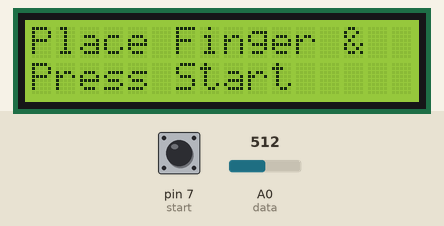
Simulated run of this sketch. Board: Arduino Uno, built with avr-gcc and run on an emulated ATmega328P. Parts: 16×2 character LCD. The test bench sets the inputs (shaded band); at power-on: pin 7 (start) HIGH, A0 (data) = 512. Random numbers use the default seed unless the sketch sets one.

Above: at 1.2 s.
1.3 s: pin 7 (start) pulled LOW for 0.15 s
At 1.55 s:
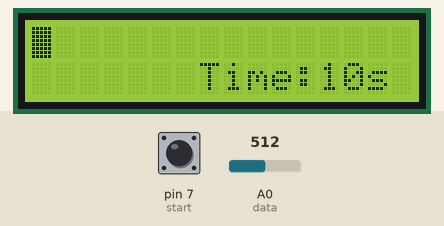
At 2.9 s:
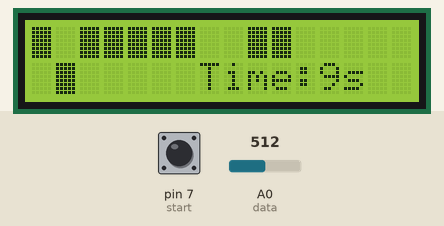
3.3 s: A0 (data) set to 104
6.0 s: A0 (data) set to 93
7.5 s: A0 (data) set to 110
At 9.1 s:
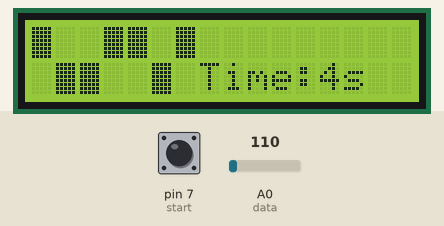
10.5 s: A0 (data) set to 90
12.0 s: A0 (data) set to 122
At 14.7 s:
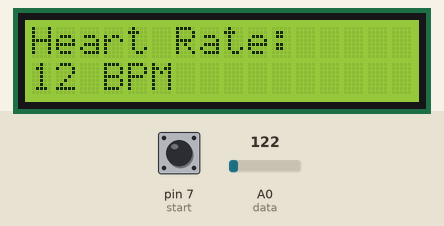

The sketch:

code.ino
```cpp
#include <LiquidCrystal.h>

// LCD connections: RS, E, D4, D5, D6, D7
LiquidCrystal lcd(6, 5, 3, 2, 1, 0);

// Pin definitions
int data = A0;
int start = 7;
int count = 0;
unsigned long startTime = 0;
bool pulseDetected = false;

void setup() {
  lcd.begin(16, 2);
  pinMode(data, INPUT);
  pinMode(start, INPUT_PULLUP);
  randomSeed(analogRead(A1));  // For waveform randomness
}

void displayHeartRateCategory(int bpm) {
  lcd.clear();
  lcd.setCursor(0, 0);
  lcd.print("Result:");

  lcd.setCursor(0, 1);
  if (bpm < 60) {
    lcd.print("Low HR");
  } else if (bpm >= 60 && bpm <= 100) {
    lcd.print("Good HR");
  } else {
    lcd.print("High HR");
  }

  delay(3000);
}

void drawWaveform(int pos, bool isPulse) {
  if (isPulse) {
    // Show spike: block on both rows
    lcd.setCursor(pos, 0);
    lcd.write(byte(255));
    lcd.setCursor(pos, 1);
    lcd.write(byte(255));
  } else {
    // Normal small wave: random row
    int row = random(0, 2);  // 0 or 1
    lcd.setCursor(pos, row);
    lcd.write(byte(255));
  }
}

void loop() {
  count = 0;

  // ----------- Start Screen -----------
  lcd.clear();
  lcd.setCursor(0, 0);
  lcd.print("Place Finger &");
  lcd.setCursor(0, 1);
  lcd.print("Press Start");

  // Wait for button press
  while (digitalRead(start) > 0);
  delay(200);  // Debounce

  lcd.clear();
  startTime = millis();
  int animationPos = 0;

  // ----------- Measurement Phase -----------
  for (int secondsLeft = 10; secondsLeft > 0; secondsLeft--) {
    unsigned long secondStart = millis();

    while (millis() - secondStart < 1000) {
      pulseDetected = false;

      // Pulse detection
      if (analogRead(data) < 100) {
        count++;
        pulseDetected = true;
        delay(150);  // Simple debounce
        while (analogRead(data) < 100);
      }

      // Waveform animation
      drawWaveform(animationPos, pulseDetected);
      animationPos++;
      if (animationPos >= 16) {
        animationPos = 0;
        lcd.clear();
      }

      // Countdown Display (always bottom right)
      lcd.setCursor(7, 1);
      lcd.print("Time:");
      lcd.print(secondsLeft);
      lcd.print("s ");

      delay(100);  // Animation speed
    }
  }

  // ----------- BPM Display -----------
  int bpm = count * 6;
  lcd.clear();
  lcd.setCursor(0, 0);
  lcd.print("Heart Rate:");

  lcd.setCursor(0, 1);
  lcd.print(bpm);
  lcd.print(" BPM");

  delay(5000);

  // ----------- Result Category -----------
  displayHeartRateCategory(bpm);

  // ----------- Restart Message -----------
  lcd.clear();
  lcd.setCursor(0, 0);
  lcd.print("Restarting...");
  delay(2000);

  // Auto-reset to start screen
}
```

Measured:
- after the input at 1.3 s, the display: changes after 0.20 s (image 1)
- after the input at 6.0 s, every drawn part: stays the same
- after the input at 7.5 s, the display: first changes at once (image 3 shows a later state)
- after the input at 10.5 s, every drawn part: stays the same
- after the input at 12.0 s, the display: first changes at once (image 4 shows a later state)
- what the display in image 2 shows lasts 0.5 s, from 2.5 s to 3.0 s
- what the display in image 3 shows lasts 0.6 s, from 8.6 s to 9.2 s
